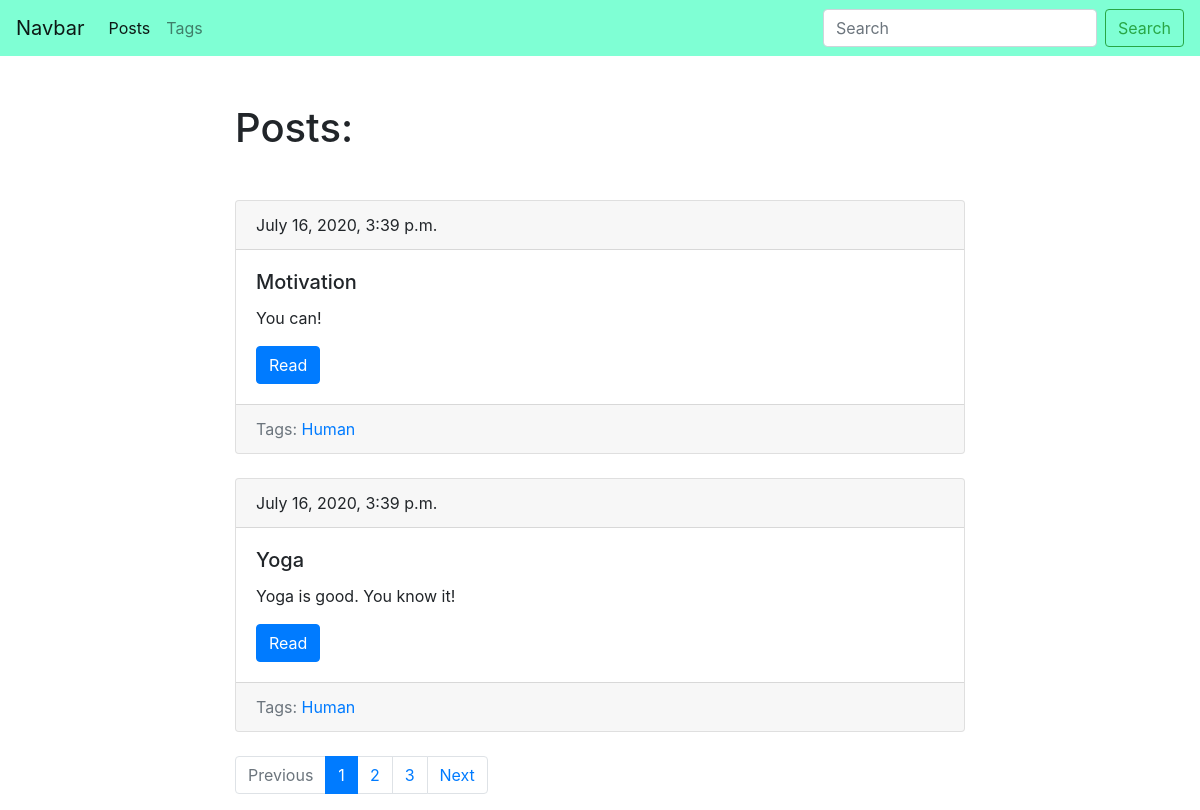
Screenshot of /blog/ with the database file from the repository.
### blog/models.py (models this page shows, shortened)
class Post(models.Model):
    title = models.CharField(max_length=150, db_index=True)
    slug = models.SlugField(max_length=150, blank=True, unique=True)
    body = models.TextField(blank=True, db_index=True)
    tags = models.ManyToManyField('Tag', blank=True, related_name='posts')
    date_pub = models.DateTimeField(auto_now_add=True)
    def get_absolute_url(self):
        return reverse('post_details', kwargs={'slug': self.slug})
    class Meta:
        ordering = ['-date_pub']

class Tag(models.Model):
    title = models.CharField(max_length=50)
    slug = models.SlugField(max_length=50, unique=True, blank=True)
    def get_absolute_url(self):
        return reverse('tag_details', kwargs={'slug': self.slug})
    class Meta:
        ordering = ['title']

### blog/views.py (the view)
# urls.py: path('', posts_list, name='posts_list'),
def posts_list(request):
    search_query = request.GET.get('search', '')
    if search_query:
        posts = Post.objects.filter(Q(title__icontains=search_query), Q(body__icontains=search_query))
    else:
        posts = Post.objects.all()
    paginator = Paginator(posts, 2)
    page_number = request.GET.get('page', 1)
    page = paginator.get_page(page_number)
    is_paginated = page.has_other_pages()
    if page.has_previous():
        prev_url = '?page={}'.format(page.previous_page_number())
    else:
        prev_url = ''
    if page.has_next():
        next_url = '?page={}'.format(page.next_page_number())
    else:
        next_url = ''
    context = {
        'page_object': page,
        'is_paginated': is_paginated,
        'next_url': next_url,
        'prev_url': prev_url
    }
    return render(request, 'blog/index.html', context=context)

### blog/templates/blog/index.html (shortened to what this page needs)
{% extends 'blog/base_blog.html' %}
{% block content %}
    <h1 class="mb-5">Posts:</h1>
    {% for post in page_object.object_list %}
        {% include 'blog/includes/post_card_template.html' %}
    {% endfor %}
{% endblock %}

### blog/templates/blog/includes/post_card_template.html
        <div class="card mb-4">
            <div class="card-header">
                {{ post.date_pub }}
            </div>
            <div class="card-body">
                <h5 class="card-title">{{ post.title }}</h5>
                <p class="card-text">{{ post.body }}</p>
                <a href="{{ post.get_absolute_url }}" class="btn btn-primary">Read</a>
            </div>
            <div class="card-footer text-muted">
                Tags:
                {% for tag in post.tags.all %}
                    <a href="{{ tag.get_absolute_url }}">{{ tag.title|title }}</a>
                {% endfor %}
            </div>
        </div>

### rows the page displays
Post: date_pub "July 16, 2020, 3:39 p.m.", title "Motivation", body "You can!"
Tag: title "Human"
Post: date_pub "July 16, 2020, 3:39 p.m.", title "Yoga", body "Yoga is good. You know it!"

### other values shown
{{ i }} "1"
{{ i }} "2" "3"
